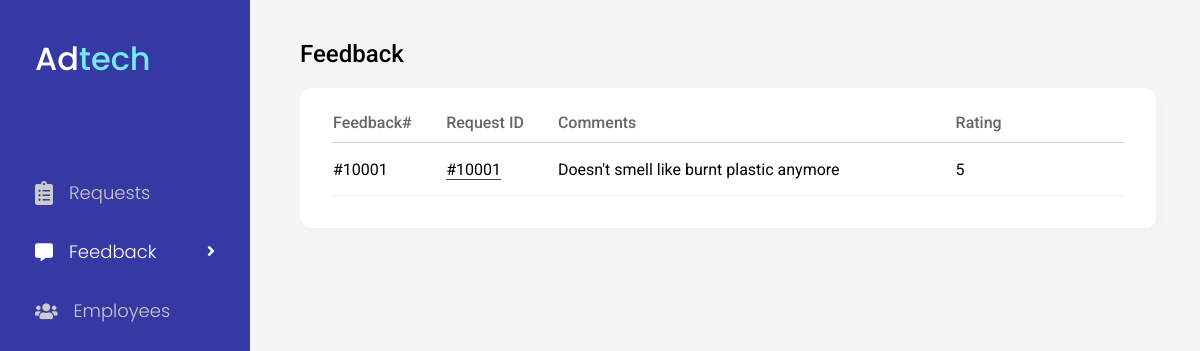
The app's page /admin/feedback.php with its own data.
### tables this page shows
CREATE TABLE `feedback` (
  `feedbackNo` int(100) NOT NULL,
  `feedbackComment` varchar(100) NOT NULL,
  `feedbackRating` int(1) NOT NULL,
  `reqID` int(100) NOT NULL
);

### admin/feedback.php (the view, shortened to what this page needs)
<!DOCTYPE html>
<html lang="en">
<head>
    <link rel="stylesheet" type="text/css" href="../css/admin/dashboard.css" />
    <?php
    include_once("../head.php");
    ?>
</head>
<body>
    <?php
    include_once("nav.php");
    ?>
    <div class="container">
        <h2>Feedback</h2>
        <div class="content new-requests">
            <table>
                <tr>
                    <th>Feedback#</th>
                    <th>Request ID</th>
                    <th>Comments</th>
                    <th>Rating</th>
                    <th class="tr-button-heading"></th>
                </tr>
            <?php
            include_once("../db_connect.php");
            $query = "SELECT * FROM `feedback`";
            $result = $db->query($query);
            if ($result->num_rows > 0) {
                while($row = $result->fetch_assoc()) {
                    ?>
                    <tr id="<?php echo "row-".$row['reqID'] ?>" class="<?php echo $row['reqID'] ?>" onmouseover="showButton(this)" onmouseout="hideButton(this)">
                        <td><?php echo '#'.$row['feedbackNo'] ?></td>
                        <td>
                            <a onclick="document.getElementById('<?php echo $row['reqID'] ?>').submit()"><?php echo '#'.$row['reqID'] ?></a>
                        </td>
                        <td><?php echo $row['feedbackComment'] ?></td>
                        <td><?php echo $row['feedbackRating'] ?></td>
                        <td class="submit-btn">
                            <form action="request-edit.php" method="POST">
                            </form>
                        </td>
                    </tr>
                    <?php
                }
            } else {
                ?>
                    <p>No subjects are taught by you.</p>
                <?php
            }
            ?>
            </table>
        </div>
</body>
</html>

### css/admin/dashboard.css (style rules this page uses)
body { min-height: 100vh; display: flex; background: #f5f5f5; }
h1, h2 { font-weight: 500; }
td { cursor: default; }
td a { border-bottom: 1px solid #444; }
.container { width: 85%; margin: 40px 9% 0 25%; display: flex; flex-direction: column; }
.container .content { height: auto; width: 100%; margin: 20px 0 48px 0; padding: 24px 32px 32px 32px; background: white; border-radius: 12px; box-shadow: 4px 4px 10px 0px rgba(0, 0, 0, 0.02); }
table { width: 100%; border-collapse: collapse; border-spacing: 0; font-size: 16px; }
table th { padding-bottom: 10px; color: #666; border-bottom: 1px solid #ccc; text-align: left; font-weight: 500; }
table td { height: 40px; border-bottom: 1px solid #eee; }
table td.submit-btn { width: 100px; }
table td form { width: 10px; }

### css/style.css (style rules this page uses)
body, h1, h2, h3, h4, h5, h6, p { padding: 0; margin: 0; }
a { cursor: pointer; }
body { font-family: "Roboto", sans-serif; }
a { text-decoration: none; }

### records on screen
feedback: feedbackNo "10001", reqID "10001", feedbackComment "Doesn't smell like burnt plastic anymore", feedbackRating "5"
